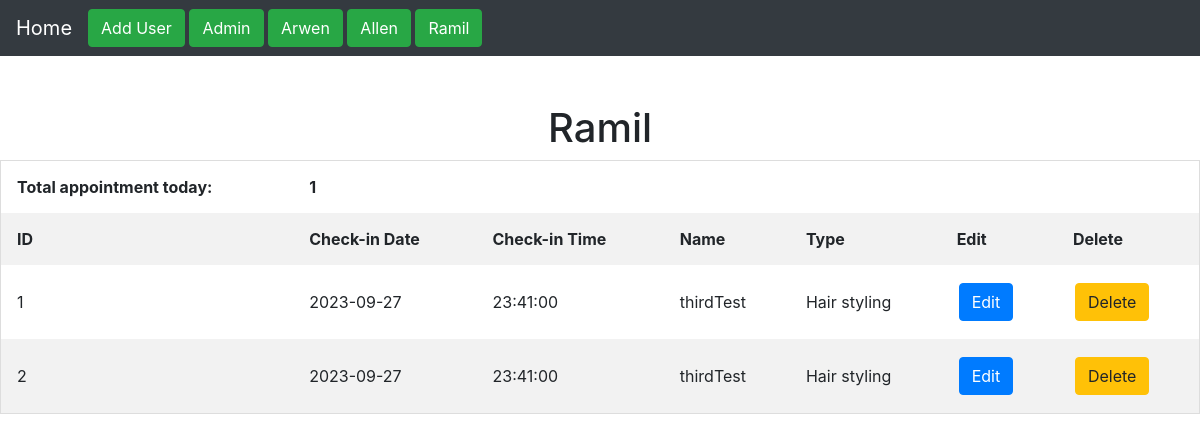
The page /admin/ramil.php on the database its author committed.
### tables this page shows
CREATE TABLE `ramil` (
  `id` int(11) NOT NULL,
  `checkin_date` date NOT NULL,
  `checkin_time` time NOT NULL,
  `name` varchar(255) NOT NULL,
  `service_type` varchar(255) NOT NULL
);

### admin/ramil.php (the view, shortened to what this page needs)
<html>
    <head>
        <link rel="stylesheet" href="https://cdn.jsdelivr.net/npm/bootstrap@4.6.2/dist/css/bootstrap.min.css"
>
    </head>
    <body>
        <nav class="navbar navbar-expand-md bg-dark navbar-dark">
            <a href="index.php" class="navbar-brand">Home</a>
            <div class="collapsse navbar-collapse" id="collapsibleNavbar">
            <ul class="navbar-nav">
                <li class="nav-item active">
                <button type="button" class="btn btn-success" data-toggle="modal" data-target="#addUser">Add User</button>
                <button type="button" class="btn btn-success" data-toggle="modal"><a href="admin.php">Admin</a></button>
                <button type="button" class="btn btn-success" data-toggle="modal"><a href="arwen.php">Arwen</a></button>
                <button type="button" class="btn btn-success" data-toggle="modal"><a href="allen.php">Allen</a></button>
                <button type="button" class="btn btn-success" data-toggle="modal"><a href="ramil.php">Ramil</a></button>
                </li>
            </ul>
        </div>
        </nav>
        <br></br>
        <h1>Ramil</h1>
        <?php
            include 'D:\xampp\htdocs\Appointment\Process\myConnection.php';
            $currentDate = date("Y-m-d");
            $query = "SELECT * FROM arwen WHERE checkin_date = '$currentDate'";
            $result = mysqli_query($connect, $query);
            $totalAppointmentsToday = mysqli_num_rows($result);
         ?>
        <table>
            <tr>
                <th>Total appointment today: </th>
                <th><?php echo $totalAppointmentsToday; ?></th>
            </tr>
            <tr>
                <th> ID </th>
                <th> Check-in Date </th>
                <th> Check-in Time </th>
                <th> Name </th>
                <th> Type </th>
                <th> Edit </th>
                <th> Delete </th>
            </tr>
            <?php
                include 'D:\xampp\htdocs\Appointment\Process\myConnection.php';
                $query = "SELECT * FROM ramil";
                $result = mysqli_query($connect, $query);
                if(mysqli_num_rows($result) > 0){
                    while($row = mysqli_fetch_array($result)){
            ?>
                <tr>
                    <td> <?php echo $row["id"];?> </td>
                    <td> <?php echo $row["checkin_date"];?> </td>
                    <td> <?php echo $row["checkin_time"];?> </td>
                    <td> <?php echo $row["name"];?> </td>
                    <td> <?php echo $row["service_type"];?> </td>
                    <td>
                      <a href="editForm.php?id=<?php echo $row ["id"]; ?>">
                        <button type="button" class="btn btn-primary" data-toggle="modal" data-target="#edit" >Edit</button>
                      </a>
                    </td>
                    <td>
                        <a href="delete.php?id=<?php echo $row ["id"]; ?>">
                        <button type="button" class="btn btn-warning">Delete</button></a>
                    </td>
                </tr>
                <?php
                    }
                }
                else{
                    echo "0 results";
                }
            ?>
        </table>
    </body>
</html>

### admin/ramil.php (style rules this page uses)
table { border-collapse: collapse; border-spacing: 0; width: 100%; border: 1px solid #ddd; }
th,td { text-align: left; padding: 16px; }
tr:nth-child(even) { background-color: #f2f2f2; }
a .btn { margin: 2px; }
h1 { text-align: center; }
.btn a { text-decoration: none; color: white; }

### rows shown on the page
ramil: id "1", checkin_date "2023-09-27", checkin_time "23:41:00", name "thirdTest", service_type "Hair styling"
ramil: id "2", checkin_date "2023-09-27", checkin_time "23:41:00", name "thirdTest", service_type "Hair styling"

### other values the page prints
$totalAppointmentsToday "1"
